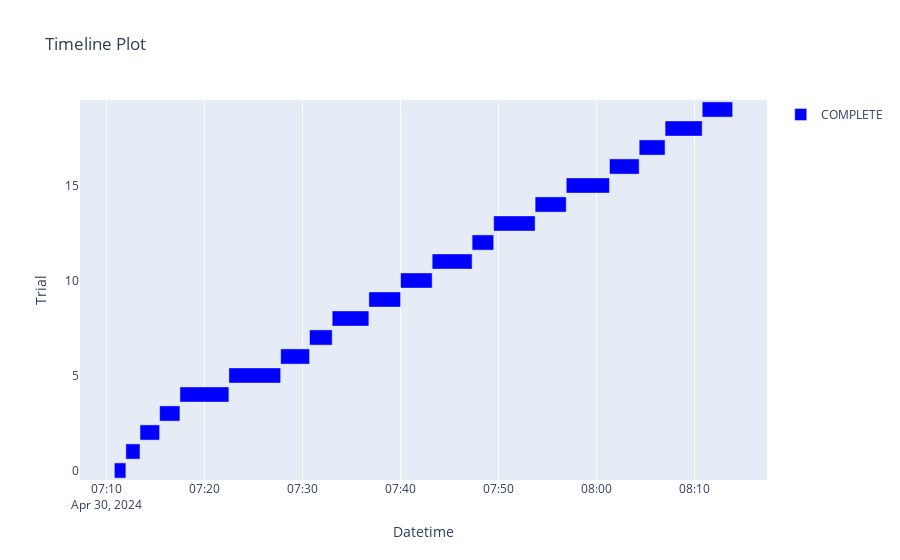

Notebook source saved alongside this figure:
### Code cell
optuna.visualization.plot_timeline(study)

### Figure 1 — Plotly figure (JSON) as saved in the notebook; plotly's stock layout.template omitted (floating-point values rounded to 4 significant figures)
{"data": [{"base": ["2024-04-30T07:10:48.388272", "2024-04-30T07:11:58.937420", "2024-04-30T07:13:25.333961", "2024-04-30T07:15:25.432103", "2024-04-30T07:17:29.847991", "2024-04-30T07:22:29.629345", "2024-04-30T07:27:46.620916", "2024-04-30T07:30:43.220073", "2024-04-30T07:33:02.016421", "2024-04-30T07:36:46.574622", "2024-04-30T07:40:00.603673", "2024-04-30T07:43:14.196149", "2024-04-30T07:47:18.710110", "2024-04-30T07:49:30.701906", "2024-04-30T07:53:44.300572", "2024-04-30T07:56:54.888715", "2024-04-30T08:01:19.629432", "2024-04-30T08:04:21.390988", "2024-04-30T08:06:59.943695", "2024-04-30T08:10:47.170904"], "hovertemplate": "%{text}<extra>COMPLETE</extra>", "marker": {"color": "blue"}, "name": "COMPLETE", "orientation": "h", "text": ["{<br>  \"number\": 0,<br>  \"values\": [<br>    0.7778445776266433<br>  ],<br>  \"params\": {<br>    \"dropout_rate\": 0.08963814947961331,<br>    \"dropout_rate2\": 0.07626297851511167,<br>    \"LSTM_units\": 64,<br>    \"EMBEDDING_DIM\": 100,<br>    \"learning_rate\": 0.00030160888447486973<br>  }<br>}", "{<br>  \"number\": 1,<br>  \"values\": [<br>    0.6319669345188804<br>  ],<br>  \"params\": {<br>    \"dropout_rate\": 0.2927638641320219,<br>    \"dropout_rate2\": 0.05428027794037116,<br>    \"LSTM_units\": 64,<br>    \"EMBEDDING_DIM\": 100,<br>    \"learning_rate\": 7.410146874557456e-05<br>  }<br>}", "{<br>  \"number\": 2,<br>  \"values\": [<br>    0.5908786732719995<br>  ],<br>  \"params\": {<br>    \"dropout_rate\": 0.09148718543413979,<br>    \"dropout_rate2\": 0.081282726146676,<br>    \"LSTM_units\": 128,<br>    \"EMBEDDING_DIM\": 150,<br>    \"learning_rate\": 9.27780379725184e-05<br>  }<br>}", "{<br>  \"number\": 3,<br>  \"values\": [<br>    0.5523949920950306<br>  ],<br>  \"params\": {<br>    \"dropout_rate\": 0.14974658544576408,<br>    \"dropout_rate2\": 0.09413052181331964,<br>    \"LSTM_units\": 128,<br>    \"EMBEDDING_DIM\": 200,<br>    \"learning_rate\": 1.3847033101007686e-05<br>  }<br>}", "{<br>  \"number\": 4,<br>  \"values\": [<br>    0.6616189922641535<br>  ],<br>  \"params\": {<br>    \"dropout_rate\": 0.11755246954630673,<br>    \"dropout_rate2\": 0.08251486591627316,<br>    \"LSTM_units\": 256,<br>    \"EMBEDDING_DIM\": 150,<br>    \"learning_rate\": 0.00013990924775188863<br>  }<br>}", "{<br>  \"number\": 5,<br>  \"values\": [<br>    0.5829778488148188<br>  ],<br>  \"params\": {<br>    \"dropout_rate\": 0.10388313765805358,<br>    \"dropout_rate2\": 0.05455369330540957,<br>    \"LSTM_units\": 256,<br>    \"EMBEDDING_DIM\": 100,<br>    \"learning_rate\": 4.3969682567101044e-05<br>  }<br>}", "{<br>  \"number\": 6,<br>  \"values\": [<br>    0.6400521595821494<br>  ],<br>  \"params\": {<br>    \"dropout_rate\": 0.09804165155249696,<br>    \"dropout_rate2\": 0.053511034650761236,<br>    \"LSTM_units\": 64,<br>    \"EMBEDDING_DIM\": 150,<br>    \"learning_rate\": 4.422737553392048e-05<br>  }<br>}", "{<br>  \"number\": 7,<br>  \"values\": [<br>    0.4781813290287867<br>  ],<br>  \"params\": {<br>    \"dropout_rate\": 0.2787294167226164,<br>    \"dropout_rate2\": 0.060730735710048764,<br>    \"LSTM_units\": 128,<br>    \"EMBEDDING_DIM\": 100,<br>    \"learning_rate\": 8.211124436680537e-06<br>  }<br>}", "{<br>  \"number\": 8,<br>  \"values\": [<br>    0.4426665229962466<br>  ],<br>  \"params\": {<br>    \"dropout_rate\": 0.220255873090827,<br>    \"dropout_rate2\": 0.058301256812667845,<br>    \"LSTM_units\": 256,<br>    \"EMBEDDING_DIM\": 200,<br>    \"learning_rate\": 8.007142110060202e-06<br>  }<br>}", "{<br>  \"number\": 9,<br>  \"values\": [<br>    0.7976810923640342<br>  ],<br>  \"params\": {<br>    \"dropout_rate\": 0.22630535159633947,<br>    \"dropout_rate2\": 0.0827941610789718,<br>    \"LSTM_units\": 128,<br>    \"EMBEDDING_DIM\": 200,<br>    \"learning_rate\": 0.0002481774075836331<br>  }<br>}", "{<br>  \"number\": 10,<br>  \"values\": [<br>    0.7301990406699969<br>  ],<br>  \"params\": {<br>    \"dropout_rate\": 0.21169390681405537,<br>    \"dropout_rate2\": 0.09970555218487034,<br>    \"LSTM_units\": 128,<br>    \"EMBEDDING_DIM\": 200,<br>    \"learning_rate\": 0.000750727133825155<br>  }<br>}", "{<br>  \"number\": 11,<br>  \"values\": [<br>    0.731321938031893<br>  ],<br>  \"params\": {<br>    \"dropout_rate\": 0.19678209670798874,<br>    \"dropout_rate2\": 0.06805993621388766,<br>    \"LSTM_units\": 64,<br>    \"EMBEDDING_DIM\": 100,<br>    \"learning_rate\": 0.0005904439778803607<br>  }<br>}", "{<br>  \"number\": 12,<br>  \"values\": [<br>    0.3072322322322322<br>  ],<br>  \"params\": {<br>    \"dropout_rate\": 0.050755622265699935,<br>    \"dropout_rate2\": 0.07579990917816096,<br>    \"LSTM_units\": 64,<br>    \"EMBEDDING_DIM\": 200,<br>    \"learning_rate\": 1.736042667795536e-06<br>  }<br>}", "{<br>  \"number\": 13,<br>  \"values\": [<br>    0.7855914977109401<br>  ],<br>  \"params\": {<br>    \"dropout_rate\": 0.25341910597495737,<br>    \"dropout_rate2\": 0.08750719392883521,<br>    \"LSTM_units\": 64,<br>    \"EMBEDDING_DIM\": 100,<br>    \"learning_rate\": 0.00027398936815162185<br>  }<br>}", "{<br>  \"number\": 14,<br>  \"values\": [<br>    0.76403390490347<br>  ],<br>  \"params\": {<br>    \"dropout_rate\": 0.2492227370461793,<br>    \"dropout_rate2\": 0.08941007051363555,<br>    \"LSTM_units\": 128,<br>    \"EMBEDDING_DIM\": 200,<br>    \"learning_rate\": 0.00022582660202986294<br>  }<br>}", "{<br>  \"number\": 15,<br>  \"values\": [<br>    0.7560985975519419<br>  ],<br>  \"params\": {<br>    \"dropout_rate\": 0.2540321220743112,<br>    \"dropout_rate2\": 0.08579022507374316,<br>    \"LSTM_units\": 64,<br>    \"EMBEDDING_DIM\": 100,<br>    \"learning_rate\": 0.00032201484653916404<br>  }<br>}", "{<br>  \"number\": 16,<br>  \"values\": [<br>    0.7508266848516744<br>  ],<br>  \"params\": {<br>    \"dropout_rate\": 0.17517482941220974,<br>    \"dropout_rate2\": 0.06862720951718332,<br>    \"LSTM_units\": 128,<br>    \"EMBEDDING_DIM\": 200,<br>    \"learning_rate\": 0.0009672491441006483<br>  }<br>}", "{<br>  \"number\": 17,<br>  \"values\": [<br>    0.4566934909104294<br>  ],<br>  \"params\": {<br>    \"dropout_rate\": 0.24251344539756334,<br>    \"dropout_rate2\": 0.09156173925125795,<br>    \"LSTM_units\": 128,<br>    \"EMBEDDING_DIM\": 200,<br>    \"learning_rate\": 2.05263024294648e-05<br>  }<br>}", "{<br>  \"number\": 18,<br>  \"values\": [<br>    0.7189615633680706<br>  ],<br>  \"params\": {<br>    \"dropout_rate\": 0.1772853762415156,<br>    \"dropout_rate2\": 0.0959038509695697,<br>    \"LSTM_units\": 64,<br>    \"EMBEDDING_DIM\": 100,<br>    \"learning_rate\": 0.00014234565307267818<br>  }<br>}", "{<br>  \"number\": 19,<br>  \"values\": [<br>    0.44863813229571986<br>  ],<br>  \"params\": {<br>    \"dropout_rate\": 0.2309662767710378,<br>    \"dropout_rate2\": 0.08632749664947043,<br>    \"LSTM_units\": 256,<br>    \"EMBEDDING_DIM\": 150,<br>    \"learning_rate\": 1.3058749679087969e-06<br>  }<br>}"], "textposition": "none", "type": "bar", "x": [70550.0, 86400.0, 120100.0, 124400.0, 299800.0, 317000.0, 176600.0, 138800.0, 224600.0, 194000.0, 193600.0, 244500.0, 132000.0, 253600.0, 190600.0, 264700.0, 181800.0, 158600.0, 227200.0, 186500.0], "y": [0, 1, 2, 3, 4, 5, 6, 7, 8, 9, 10, 11, 12, 13, 14, 15, 16, 17, 18, 19]}], "layout": {"showlegend": true, "title": {"text": "Timeline Plot"}, "xaxis": {"title": {"text": "Datetime"}, "type": "date"}, "yaxis": {"title": {"text": "Trial"}}}}
